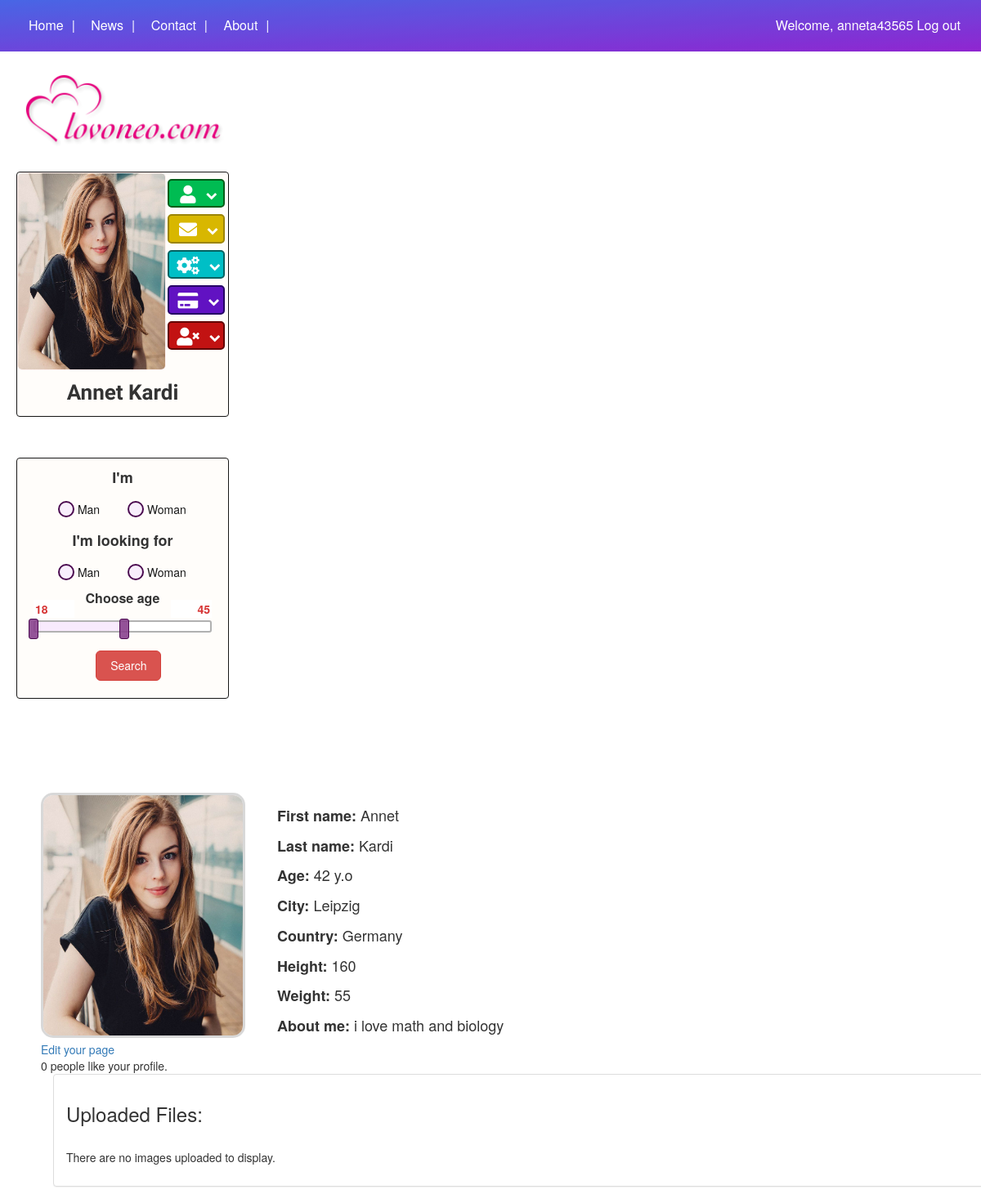
The app's page /view_profile.php (signed in) with its own data.
### tables this page shows
CREATE TABLE `register_user` (
  `register_user_id` int(11) NOT NULL,
  `user_name` varchar(250) NOT NULL,
  `user_email` varchar(250) NOT NULL,
  `user_password` varchar(250) NOT NULL,
  `user_activation_code` varchar(250) NOT NULL,
  `user_id` varchar(255) NOT NULL,
  `user_email_status` enum('not verified','verified') NOT NULL,
  `first_name` varchar(1000) NOT NULL,
  `last_name` varchar(1000) NOT NULL,
  `country` varchar(1000) NOT NULL,
  `city` varchar(1000) NOT NULL,
  `birth_date` date DEFAULT NULL,
  `profile_foto` varchar(1000) NOT NULL,
  `details` varchar(1000) NOT NULL,
  `gender` varchar(255) NOT NULL,
  `weight` int(255) NOT NULL,
  `height` int(255) NOT NULL
);

### view_profile.php (the view, shortened to what this page needs)
<?php
$user_id = $_SESSION['us_id'];
$con = new PDO( DB_DSN, DB_USERNAME, DB_PASSWORD );
$sthandler = $con->prepare("SELECT TIMESTAMPDIFF(YEAR, `birth_date`, CURDATE()) AS age , first_name, last_name, country, city, details, height, weight, profile_foto FROM register_user WHERE user_id = '$user_id'");
$sthandler->execute();
?>
<head>
<link rel="stylesheet" href="style_personal_page.css">
<link rel="stylesheet" href="https://cdnjs.cloudflare.com/ajax/libs/jqueryui/1.12.1/jquery-ui.min.css">
<link rel="stylesheet" type="text/css" href="slick/slick.css"/>
<link rel="stylesheet" type="text/css" href="slick/slick-theme.css"/>
<link rel="stylesheet" href="https://maxcdn.bootstrapcdn.com/bootstrap/3.3.0/css/bootstrap.min.css">
</head>
<body>
    <header class="head fixed">
        <div class="wrap">
            <nav class="pull_left">
                <ul class="list-unstyled ">
                <a class="active" href="#home"><li class="li-item inline-block">Home</li></a>
                <a href="#news"><li class="li-item inline-block">News</li></a>
                <a href="#contact"><li class="li-item inline-block">Contact</li></a>
                <a href="#about"><li class="li-item inline-block">About</li></a>
                </ul>
            </nav>
            <div class="pull-right">
                <a class="welcom" > <?php
                    if (isset($_SESSION['user_name'])) {
                    echo 'Welcome, '.$_SESSION['user_name'];
                    }
                    ?>
                </a>
                <a href="#" class="log-in-out">
                <?php
                    if (isset($_SESSION['user_name'])) {
                    echo 'Log out';
                    }
                    else echo 'Log in';
                    ?>
                </a>
            </div>
        </div>
    </header>
    <div class="wrap">
    <section class="section-control inline-block  rel">
        <div class="logo"></div>
            <div class="form-signin"  method="POST">
                    <?php
                    if(isset($_SESSION['user_name']))
                    {
                    include("user_on.php");
                    }
                    else
                    {
                    include("login.php");
                    }
                    ?>
            </div>
            <div class=" form-log ">
                    <?php
                        include("filter.php");
                        ?>
    <div class="inline-block right-side">
        <section class="section-photo">
            <?php while($row = $sthandler->fetch(PDO::FETCH_ASSOC)) : ?>
            <div class="photo-box inline-block">
                <img src="<?php echo $row ['profile_foto']?>" class="photo-person">
            </div>
            <div class="inline-block rel">
                <div class="info">
                    <div class="info-info"><span class="key">First name: </span><?php echo $row ['first_name'] ?></div>
                    <div class="info-info"><span class="key">Last name: </span><?php echo $row ['last_name'] ?></div>
                    <div class="info-info"><span class="key">Age: </span><?php echo $row ['age'] ?> y.o</div>
                    <div class="info-info"><span class="key">City: </span><?php echo $row ['city'] ?></div>
                    <div class="info-info"><span class="key">Country: </span><?php echo $row ['country'] ?></div>
                    <div class="info-info"><span class="key">Height: </span><?php echo $row ['height'] ?></div>
                    <div class="info-info"><span class="key">Weight: </span><?php echo $row ['weight'] ?></div>
                    <div class="info-info"><span class="key">About me: </span><?php echo $row ['details'] ?></div>
</div>
            <?php endwhile;?>
            </div>
<div class="changes">
<a href ="personal_page_edit.php?user_id=<?php echo $_SESSION['us_id']?>&&user_activation_code=<?php echo $_SESSION['user_activation_code']?>>">Edit your page</a>
</div>
<div class="likes_amount">
<?php
$like_to = $_SESSION['us_id'];
$pdo = new PDO( DB_DSN, DB_USERNAME, DB_PASSWORD);
$nLikes = $pdo->query("select count(*) FROM likes WHERE like_to = '$like_to'")->fetchColumn();
echo "$nLikes people like your profile.";
?>
</div>
            <div class="album">
                <?php
                include("fotos/view.php");
                ?>
            </div>
        </section>
    </div>
</body>

### user_on.php (shortened to what this page needs)
<!DOCTYPE html>
<html>
	<head>
        <link rel="stylesheet" href="user_on_style.css">
        <link rel="stylesheet" href="https://use.fontawesome.com/releases/v5.1.1/css/all.css">
  <link rel='stylesheet prefetch' href='https://cdnjs.cloudflare.com/ajax/libs/font-awesome/4.6.3/css/font-awesome.min.css'>
      <link rel="stylesheet" href="css/style.css">
    </head>
	<body>
    <?php
include("connection.php");
$user_name = $_SESSION['user_name'];
$query = "SELECT * FROM register_user WHERE user_name = '$user_name'";
$mysql_result = mysqli_query($conn, $query);
?>
<?php
while ($row = mysqli_fetch_assoc($mysql_result)) :
?>
		<div class=" form-log">
			<div class="panel panel-default">
				<div class="panel-body rel">
                    <div class="photo-user-box inline-bock">
                        <img src = "<?php echo $row['profile_foto'];?>" class="photo-user">
                    </div>
                    <div class="buttons inline-bock">
                        <ul class="accordion-menu">
                          <li>
                            <div class="dropdownlink dropdownlink_1"><i class="fas fa-user"></i>
                              <i class="fa fa-chevron-down" aria-hidden="true"></i>
                            </div>
                          </li>
                          <li>
                            <div class="dropdownlink dropdownlink_2"><i class="fas fa-envelope"></i>
                              <i class="fa fa-chevron-down" aria-hidden="true"></i>
                            </div>
                          </li>
                          <li>
                            <div class="dropdownlink dropdownlink_3"><i class="fas fa-cogs"></i>
                              <i class="fa fa-chevron-down" aria-hidden="true"></i>
                            </div>
                          </li>
                          <li>
                            <div class="dropdownlink dropdownlink_4"><i class="fas fa-credit-card"></i>
                              <i class="fa fa-chevron-down" aria-hidden="true"></i>
                            </div>
                          </li>
                          <li>
                            <div class="dropdownlink dropdownlink_5"><i class="fas fa-user-times"></i>
                              <i class="fa fa-chevron-down" aria-hidden="true"></i>
                            </div>
                          </li>
                        </ul>
                    </div>
                    <div class="user-name-txt">
                    <?php echo $row['first_name']; ?>
                    <?php echo $row['last_name']; ?>
                    </div>
				</div>
			</div>
        </div>
<?php endwhile; ?>
	</body>
</html>

### style_personal_page.css (style rules this page uses)
.inline-block { display: inline-block; }
.rel { position: relative; }
.fixed { position: fixed; }
.wrap { max-width: 1400px; padding-left: 20px; padding-right: 20px; margin: 0 auto; }
.head { background: linear-gradient(to top left,#8918ce, #3d5de4); opacity: 0.94 ; width: 100%; padding: 20px 5px; font-size: 16px; top:0; z-index: 1000; }
nav { width: 400px; display: inline-block !important; }
.pull-right { display: inline-block; }
.li-item { margin-left: 10px; padding-right: 5px; color: #ffffff; }
.li-item::after { content: "|"; padding-left: 10px; }
.head a { color: #ffffff !important; }
ul { margin-bottom: 0 !important; }
.logo { background: url('logo.png') no-repeat; background-size: cover; width: 260px; height: 100px; margin-bottom: 30px; }
.section-control { float: left; margin-top: 80px; width: 310px; height: 100%; clear: bottom; }
.right-side { max-width: 890px; }
.section-control .form-log { width: 260px; height: 350px; }
.section-control .panel-body { padding: 0 !important; }
.section-control .panel { background: #fffdf9cb; border-color: #181818 !important; }
.section-photo { margin-top: 90px; padding-left: 50px; }
.photo-box { width: 250px; height: 300px; overflow: hidden; border: 3px solid #cfcfcfcc; border-radius: 15px; }
.photo-person { width: 250px; height: 300px; }
.info { position: absolute; top: -290px; left: 30px; width: 500px; font-size: 18px; }
.key { font-weight: 600; }
.info-info { padding: 5px; }

### user_on_style.css (style rules this page uses)
.inline-block { display: inline-block; }
.section-control .form-log { width: 260px; }
.section-control .panel { background: #fffdf9cb; border-color: #181818 !important; }
.section-control .panel-body { padding: 0 !important; }
.photo-user-box { overflow: hidden; height: 240px; margin-top: 1px; margin-left:1px; width: 180px; border-radius: 5px; box-shadow: 0 0 0 1px rgba(255, 221, 221, 0.39) !important; }
.photo-user { height: 240px; width: 180px; }
.buttons { width: 78px; height: 240px; position: absolute; top: 0; right: 0; color: #fff; font-size: 22px; }
.user-name-txt { font-size: 26px; padding: 10px; text-align: center; overflow: hidden; font-family: 'Parisienne', cursive; font-weight: 600; }
ul { list-style: none; }
a { text-decoration: none !important; }
.accordion-menu { padding: 0 !important; }
.dropdownlink { cursor: pointer; display: block; margin-top: 8px !important; border-radius: 5px; text-align: center; position: relative; -webkit-transition: all 0.4s ease-out; transition: all 0.4s ease-out; width: 70px; margin: 0 auto; }
.dropdownlink .fa-chevron-down { position: relative; top: -2px; left: 6px; font-size: 14px !important; }
.dropdownlink_1 { background: #00bc52; border: 2px solid #005d18; }
.dropdownlink_2 { background: #d8b700; border: 2px solid #9c8400; }
.dropdownlink_3 { background: #00bfc6; border: 2px solid #006261; }
.dropdownlink_4 { background: #6112c2; border: 2px solid #250063; }
.dropdownlink_5 { background: #c21212; border: 2px solid #630000; }

### style.css (style rules this page uses)
.inline-block { display: inline-block; }
.rel { position: relative; }
.fixed { position: fixed; }
.wrap { max-width: 1400px; padding-left: 20px; padding-right: 20px; margin: 0 auto; }
.head { background: linear-gradient(to top left,#8918ce, #3d5de4); opacity: 0.94 ; width: 100%; padding: 20px 5px; font-size: 16px; top:0; z-index: 1000; }
nav { width: 400px; display: inline-block !important; }
.pull-right { display: inline-block; }
.li-item { margin-left: 10px; padding-right: 5px; color: #ffffff; }
.li-item::after { content: "|"; padding-left: 10px; }
.head a { color: #ffffff !important; }
ul { margin-bottom: 0 !important; }
.logo { background: url('logo.png') no-repeat; background-size: cover; width: 263px; height: 100px; margin-bottom: 30px; }
.section-control { float: left; margin-top: 80px; width: 310px; height: 100%; clear: bottom; }
.right-side { max-width: 890px; }
.section-control .form-log { width: 260px; }
.section-control .panel-body { padding: 0 !important; }
.section-control .panel { background: #fffdf9cb; border-color: #181818 !important; }

### records on screen
register_user: profile_foto (picture), first_name "Annet", last_name "Kardi", age "42", city "Leipzig", country "Germany", height "160", weight "55", details "i love math and biology"

### other values on screen
$_SESSION['user_name'] "anneta43565"
$nLikes "0"
